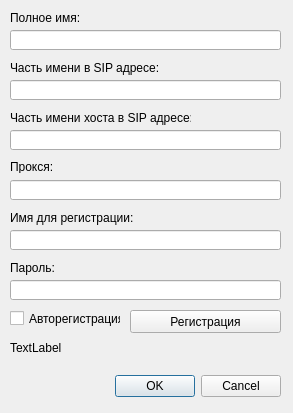
<?xml version="1.0" encoding="UTF-8"?>
<ui version="4.0">
 <class>IdentityDialog</class>
 <widget class="QDialog" name="IdentityDialog">
  <property name="geometry">
   <rect>
    <x>0</x>
    <y>0</y>
    <width>293</width>
    <height>413</height>
   </rect>
  </property>
  <property name="windowTitle">
   <string>Настройка идентификации</string>
  </property>
  <widget class="QWidget" name="layoutWidget">
   <property name="geometry">
    <rect>
     <x>10</x>
     <y>370</y>
     <width>271</width>
     <height>33</height>
    </rect>
   </property>
   <layout class="QHBoxLayout">
    <property name="spacing">
     <number>6</number>
    </property>
    <property name="margin">
     <number>0</number>
    </property>
    <item>
     <spacer>
      <property name="orientation">
       <enum>Qt::Horizontal</enum>
      </property>
      <property name="sizeHint" stdset="0">
       <size>
        <width>131</width>
        <height>31</height>
       </size>
      </property>
     </spacer>
    </item>
    <item>
     <widget class="QPushButton" name="okButton">
      <property name="text">
       <string>OK</string>
      </property>
     </widget>
    </item>
    <item>
     <widget class="QPushButton" name="cancelButton">
      <property name="text">
       <string>Cancel</string>
      </property>
     </widget>
    </item>
   </layout>
  </widget>
  <widget class="QLabel" name="label">
   <property name="geometry">
    <rect>
     <x>10</x>
     <y>10</y>
     <width>71</width>
     <height>16</height>
    </rect>
   </property>
   <property name="text">
    <string>Полное имя:</string>
   </property>
  </widget>
  <widget class="QLabel" name="label_2">
   <property name="geometry">
    <rect>
     <x>10</x>
     <y>60</y>
     <width>161</width>
     <height>16</height>
    </rect>
   </property>
   <property name="text">
    <string>Часть имени в SIP адресе:</string>
   </property>
  </widget>
  <widget class="QLabel" name="label_3">
   <property name="geometry">
    <rect>
     <x>10</x>
     <y>110</y>
     <width>181</width>
     <height>16</height>
    </rect>
   </property>
   <property name="text">
    <string>Часть имени хоста в SIP адресе:</string>
   </property>
  </widget>
  <widget class="QLabel" name="label_4">
   <property name="geometry">
    <rect>
     <x>10</x>
     <y>160</y>
     <width>46</width>
     <height>13</height>
    </rect>
   </property>
   <property name="text">
    <string>Прокся:</string>
   </property>
  </widget>
  <widget class="QLabel" name="label_5">
   <property name="geometry">
    <rect>
     <x>10</x>
     <y>210</y>
     <width>131</width>
     <height>16</height>
    </rect>
   </property>
   <property name="text">
    <string>Имя для регистрации:</string>
   </property>
  </widget>
  <widget class="QLineEdit" name="fullname">
   <property name="geometry">
    <rect>
     <x>10</x>
     <y>30</y>
     <width>271</width>
     <height>20</height>
    </rect>
   </property>
  </widget>
  <widget class="QLineEdit" name="username">
   <property name="geometry">
    <rect>
     <x>10</x>
     <y>80</y>
     <width>271</width>
     <height>20</height>
    </rect>
   </property>
  </widget>
  <widget class="QLineEdit" name="hostname">
   <property name="geometry">
    <rect>
     <x>10</x>
     <y>130</y>
     <width>271</width>
     <height>20</height>
    </rect>
   </property>
  </widget>
  <widget class="QLineEdit" name="sipProxy">
   <property name="geometry">
    <rect>
     <x>10</x>
     <y>180</y>
     <width>271</width>
     <height>20</height>
    </rect>
   </property>
  </widget>
  <widget class="QLineEdit" name="sipProxyUsername">
   <property name="geometry">
    <rect>
     <x>10</x>
     <y>230</y>
     <width>271</width>
     <height>20</height>
    </rect>
   </property>
  </widget>
  <widget class="QCheckBox" name="autoRegister">
   <property name="geometry">
    <rect>
     <x>10</x>
     <y>310</y>
     <width>111</width>
     <height>17</height>
    </rect>
   </property>
   <property name="text">
    <string>Авторегистрация</string>
   </property>
  </widget>
  <widget class="QLineEdit" name="password">
   <property name="geometry">
    <rect>
     <x>10</x>
     <y>280</y>
     <width>271</width>
     <height>20</height>
    </rect>
   </property>
  </widget>
  <widget class="QLabel" name="label_6">
   <property name="geometry">
    <rect>
     <x>10</x>
     <y>260</y>
     <width>131</width>
     <height>16</height>
    </rect>
   </property>
   <property name="text">
    <string>Пароль:</string>
   </property>
  </widget>
  <widget class="QPushButton" name="buttonRegister">
   <property name="geometry">
    <rect>
     <x>130</x>
     <y>310</y>
     <width>151</width>
     <height>23</height>
    </rect>
   </property>
   <property name="text">
    <string>Регистрация</string>
   </property>
  </widget>
  <widget class="QLabel" name="labelRegister">
   <property name="geometry">
    <rect>
     <x>10</x>
     <y>340</y>
     <width>271</width>
     <height>16</height>
    </rect>
   </property>
   <property name="text">
    <string>TextLabel</string>
   </property>
  </widget>
 </widget>
 <tabstops>
  <tabstop>fullname</tabstop>
  <tabstop>username</tabstop>
  <tabstop>hostname</tabstop>
  <tabstop>sipProxy</tabstop>
  <tabstop>sipProxyUsername</tabstop>
  <tabstop>password</tabstop>
  <tabstop>autoRegister</tabstop>
  <tabstop>buttonRegister</tabstop>
  <tabstop>okButton</tabstop>
  <tabstop>cancelButton</tabstop>
 </tabstops>
 <resources/>
 <connections>
  <connection>
   <sender>okButton</sender>
   <signal>clicked()</signal>
   <receiver>IdentityDialog</receiver>
   <slot>accept()</slot>
   <hints>
    <hint type="sourcelabel">
     <x>278</x>
     <y>253</y>
    </hint>
    <hint type="destinationlabel">
     <x>96</x>
     <y>254</y>
    </hint>
   </hints>
  </connection>
  <connection>
   <sender>cancelButton</sender>
   <signal>clicked()</signal>
   <receiver>IdentityDialog</receiver>
   <slot>reject()</slot>
   <hints>
    <hint type="sourcelabel">
     <x>369</x>
     <y>253</y>
    </hint>
    <hint type="destinationlabel">
     <x>179</x>
     <y>282</y>
    </hint>
   </hints>
  </connection>
 </connections>
</ui>
